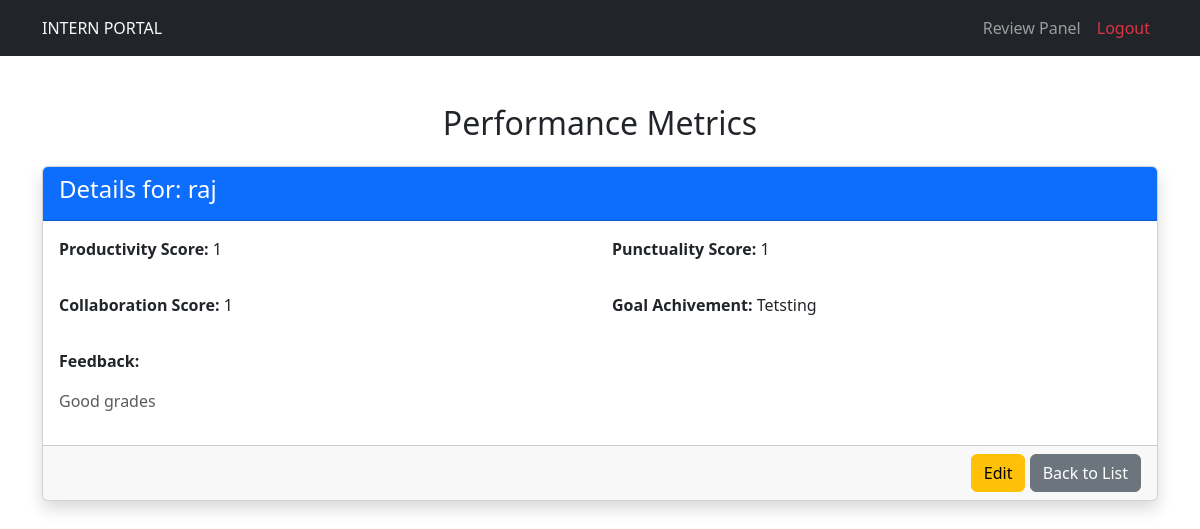
Before: /performance_details/1/ with the older database file.
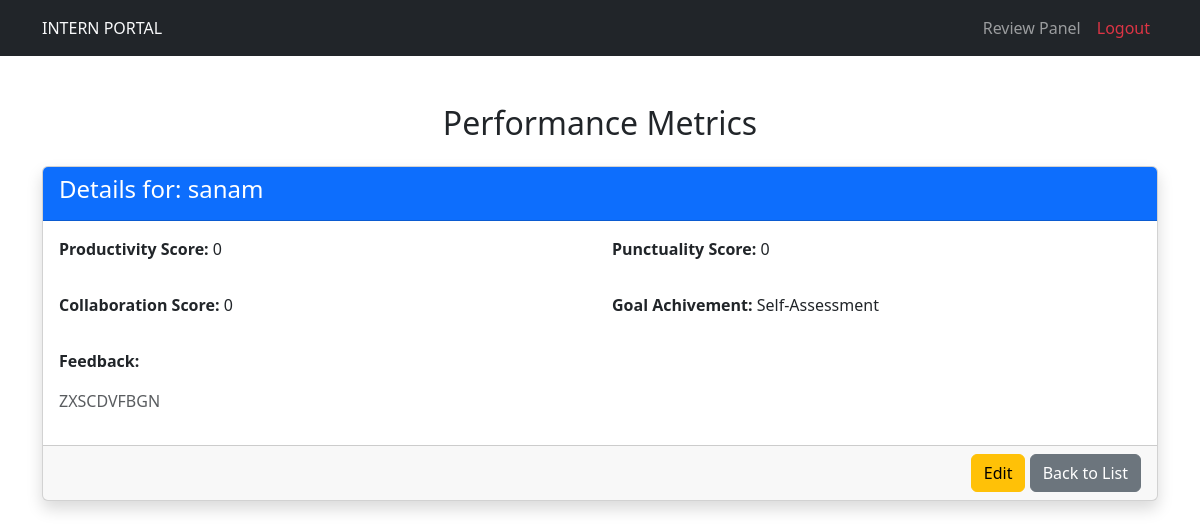
After: the same page with the newer database file.
### accounts/models.py (models this page shows, shortened)
class CustomUser(AbstractUser):
    user_type = models.CharField(
        max_length=10,
        choices=UserTypes.choices,
        default=UserTypes.EMPLOYEE,
        verbose_name=_('User Type')
    )
    position = models.CharField(
        max_length=100,
        blank=True,
        null=True,
        verbose_name=_('Position')
    )
    profile_picture = models.ImageField(
        upload_to='profile_pictures/',
        null=True,
        blank=True,
        verbose_name=_('Profile Picture')
    )
    phone_number = models.CharField(
        max_length=15,
        blank=True,
        null=True,
        verbose_name=_('Phone Number')
    )
    department = models.CharField(
        max_length=100,
        blank=True,
        null=True,
        verbose_name=_('Department')
    )
    class Meta:
        verbose_name = _('User')
        verbose_name_plural = _('Users')

class PerformanceReview(models.Model):
    user = models.ForeignKey(
        CustomUser,
        on_delete=models.CASCADE,
        verbose_name=_('Employee')
    )
    date = models.DateTimeField(
        auto_now_add=True,
        verbose_name=_('Review Date')
    )
    productivity_score = models.IntegerField(
        validators=[MinValueValidator(1), MaxValueValidator(5)],
        verbose_name=_('Productivity Score')
    )
    punctuality_score = models.IntegerField(
        validators=[MinValueValidator(1), MaxValueValidator(5)],
        verbose_name=_('Punctuality Score')
    )
    collaboration_score = models.IntegerField(
        validators=[MinValueValidator(1), MaxValueValidator(5)],
        verbose_name=_('Collaboration Score')
    )
    goals = models.TextField(verbose_name=_('Goals'))
    feedback = models.TextField(verbose_name=_('Feedback'))
    reviewer = models.ForeignKey(
        CustomUser,
        on_delete=models.SET_NULL,
        null=True,
        related_name='performance_reviews_given',
        verbose_name=_('Reviewer')
    )
    class Meta:
        verbose_name = _('Performance Review')
        verbose_name_plural = _('Performance Reviews')
        ordering = ['-date']

### accounts/views.py (the view)
# urls.py: path('performance_details/<int:review_id>/', views.performance_details, name='performance_details'),
def performance_details(request, review_id):
    review = get_object_or_404(PerformanceReview, id=review_id)
    user = review.user  # The user associated with the review
    data = {
        'review': review,
        'user': user,
    }
    return render(request, "manager/performance_details.html", data)

### templates/manager/performance_details.html (shortened to what this page needs)
{% extends "extend/base.html" %}
{% load static %}
{% block content %}
    <div class="container my-5">
        <h2 class="text-center mb-4">Performance Metrics</h2>
        <div class="card shadow">
            <div class="card-header bg-primary text-white">
                <h4>Details for: <span id="user-name">{{ review.user.username }}</span></h4>
            </div>
            <div class="card-body">
                <div class="row mb-3">
                    <div class="col-md-6">
                        <p><strong>Productivity Score:</strong> <span id="productivity-score">{{ review.productivity_score }}</span></p>
                    </div>
                    <div class="col-md-6">
                        <p><strong>Punctuality Score:</strong> <span id="punctuality-score">{{ review.punctuality_score }}</span></p>
                    </div>
                </div>
                <div class="row mb-3">
                    <div class="col-md-6">
                        <p><strong>Collaboration Score:</strong> <span id="collaboration-score">{{ review.collaboration_score }}</span></p>
                    </div>
                    <div class="col-md-6">
                        <p><strong>Goal Achivement:</strong> <span id="goals">{{ review.goals }}</span></p>
                    </div>
                </div>
                <div class="row">
                    <div class="col-12">
                        <p><strong>Feedback:</strong></p>
                        <p id="feedback" class="text-muted">
                            {{ review.feedback }}
                        </p>
                    </div>
                </div>
            </div>
            <div class="card-footer text-end">
                <a href="{% url 'edit_review' review.user.id %}" class="btn btn-warning">Edit</a>
                <a href="{% url 'work_desc' review.user.id %}" class="btn btn-secondary">Back to List</a>
            </div>
        </div>
    </div>
</body>
</html>
{% endblock content %}

### templates/include/header.html (shortened to what this page needs)
<!DOCTYPE html>
{% load static %}
<html lang="en">
<head>
    <link href="https://cdn.jsdelivr.net/npm/bootstrap@5.3.0/dist/css/bootstrap.min.css" rel="stylesheet">
</head>
<body>
    <nav class="navbar navbar-expand-lg navbar-dark bg-dark">
        <div class="container text-light">
        {% if user.is_authenticated %}
            {{ user.user_type|upper }} PORTAL
        {% else %}
            Please log in.
        {% endif %}
            <div class="collapse navbar-collapse" id="navbarNav">
                <ul class="navbar-nav ms-auto">
                    <li class="nav-item"><a class="nav-link " href="#">Review Panel</a></li>
                    <li class="nav-item"><a class="nav-link text-danger" href="{% url 'logout' %}">Logout</a></li>
                </ul>
            </div>
        </div>
    </nav>

Changed rows visible on the page:
changed PerformanceReview: user.username "raj" → "sanam"; productivity_score "1" → "0"; punctuality_score "1" → "0"; collaboration_score "1" → "0"; goals "Tetsting" → "Self-Assessment"; feedback "Good grades" → "ZXSCDVFBGN"
